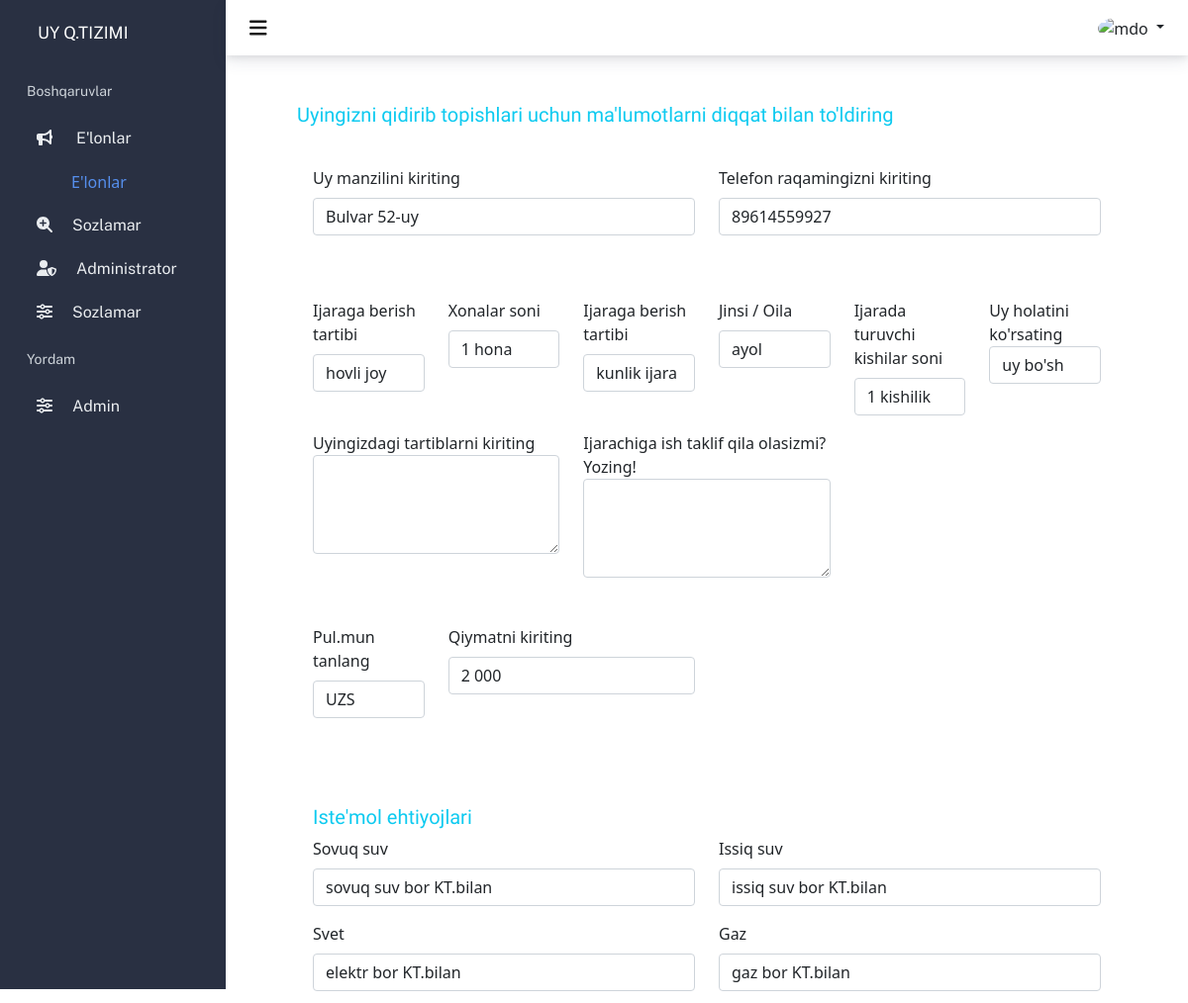
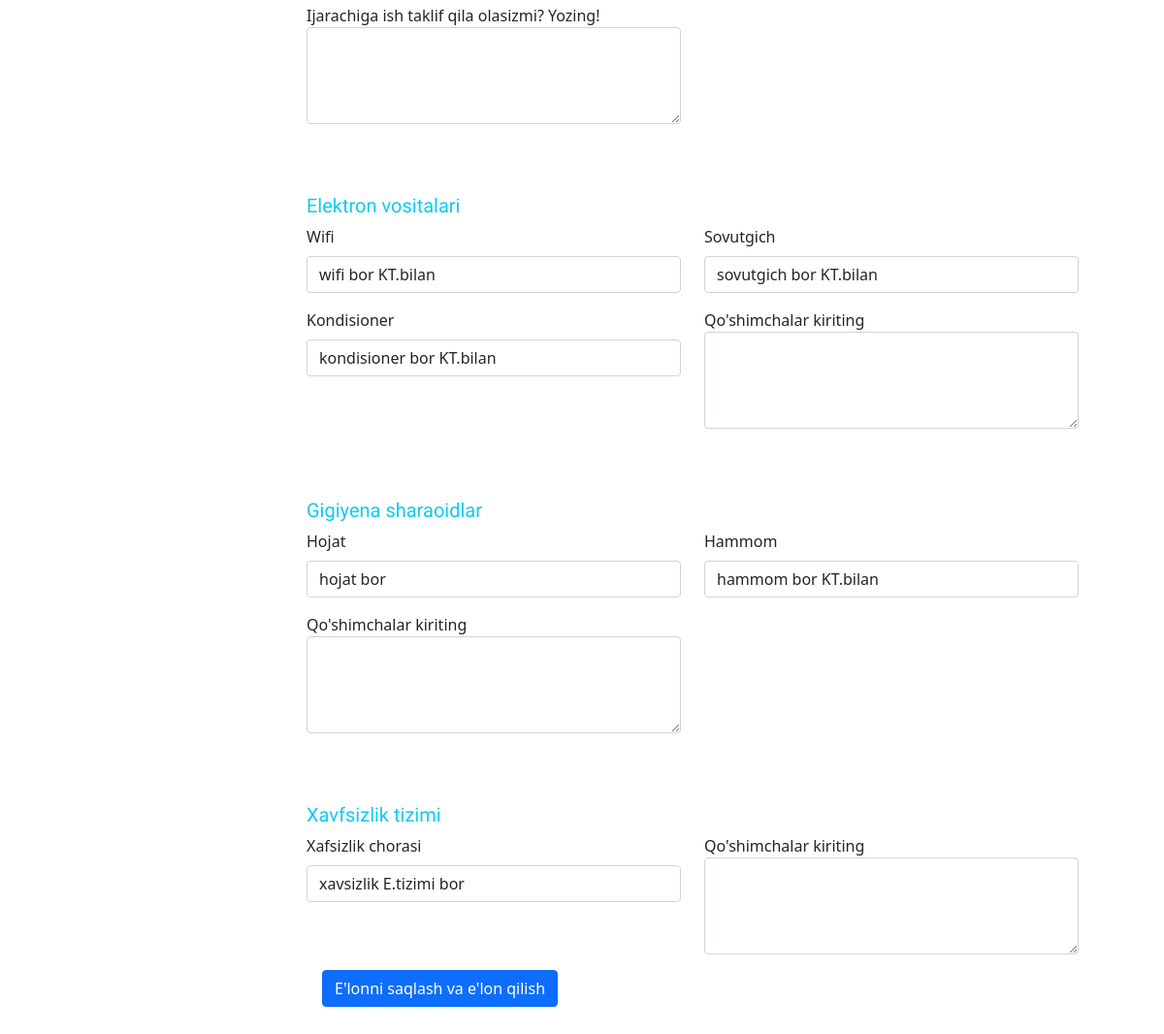
The app's page /admin-announcements-update/1/ with its own data (2 pictures, top to bottom).
### search/models.py (models this page shows, shortened)
class Announcement(models.Model):
    user = models.ForeignKey(Householder, on_delete = models.CASCADE)
    region = models.CharField(max_length=300)
    address = models.CharField(max_length=100)
    phone_numer = models.CharField(max_length=20, verbose_name="Telefon raqam")
    mode = models.CharField(max_length=200)
    kimlar = models.CharField(max_length=200)
    kishilar = models.CharField(max_length=200)
    topshirilgan = models.CharField(max_length=200)
    moneyc = models.CharField(max_length=200)
    floor = models.CharField(max_length=200)
    floormany = models.CharField(max_length=200, blank=True)
    rooms = models.CharField(max_length=200)
    money = models.CharField(max_length=100, verbose_name="Pul muomilasini kiriting")
    tartiblar = models.TextField(verbose_name="Uyingizdagi tartiblarni kiriting")
    ish = models.TextField(verbose_name="Ijarachiga ish taklif qila olasizmi")
    sovuq_suv = models.CharField(max_length=200)
    issiq_suv = models.CharField(max_length=200)
    svet = models.CharField(max_length=200)
    gaz = models.CharField(max_length=200)
    additional2 = models.TextField(verbose_name="Qo'shimcha kiriting")
    wifi = models.CharField(max_length=200)
    sovutgich = models.CharField(max_length=200)
    kondisioner = models.CharField(max_length=200)
    additional3 = models.TextField(verbose_name="Qo'shimcha kiriting")
    hammom = models.CharField(max_length=200)
    additional4 = models.TextField(verbose_name="Qo'shimcha kiriting")
    xafsiz = models.CharField(max_length=200)
    additional5 = models.TextField(verbose_name="Qo'shimcha kiriting")
    likes = models.ManyToManyField(User, related_name='announcement_like', blank=True)
    geolocaion = models.CharField(max_length=500)
    class Meta:
        verbose_name = "1. E'lonlar"
        verbose_name_plural = "1. E'lonlar"

### administrator/views.py (the view)
# urls.py: path('admin-announcements-update/<int:pk>/', views.admin_announcements_update, name='admin_announcements_update'),
def admin_announcements_update(request, pk):
    room = Rooms.objects.all()
    floors = Floor.objects.all()
    announcements = get_object_or_404(Announcement, pk=pk)
    form = AnnouncementUpdate(request.POST or None, instance=announcements)
    if form.is_valid():
        form.save()
        return redirect('admin_announcements')
    context = {"form": form, "room": room, "floors": floors}
    return render(request, 'administrator/admin_announcements_update.html', context)

### administrator/templates/administrator/admin_announcements_update.html (shortened to what this page needs)
{% extends 'administrator/base_admin.html' %}
 {% load static %}
{% block elon %}
<div id="accordion">
<li class="collapse_list" data-toggle="collapse" data-target="#collapseOne" aria-expanded="true" aria-controls="collapseOne">
<i class="fas fa-bullhorn"></i></i>
<span class="text_collapse">E'lonlar</span> </li>
<div id="collapseOne" class="collapse show" aria-labelledby="headingOne" data-parent="#accordion">
<ul class="small_menu">
<a href="{% url 'admin_announcements' %}"><li style="color: #568fed;">E'lonlar</li></a>
</ul>
</div>
</div>
{% endblock %}
{% block administrator %}
<div id="accordion">
<li class="collapse_list" data-toggle="collapse" data-target="#collapseThree" aria-expanded="true" aria-controls="collapseOne"><i class="fas fa-user-shield"></i><span class="text_collapse">Administrator</span> </li>
</div>
{% endblock %}
{% block container %}
<div class="container-fluid">
<form method='POST' action="" enctype="multipart/form-data">
<div class="container-fluid mt-5">
<div class="container">
<div class="row">
<div class="col-lg-12">
<div class="baxodir_account_card bg-white">
<div class="baxodir_account_card_header">
<h5 class="card-title text-info baxodir_account_standart_text_bold">Uyingizni qidirib topishlari uchun ma'lumotlarni diqqat bilan to'ldiring</h5>
</div>
<div class="card-body">
<div class="row">
<fieldset class="mt-3">
<div class="row">
    <div class="col-lg-6">
    <div class="mb-3">
    <label for="exampleInputEmail1" class="form-label">Uy manzilini kiriting</label>
    {{ form.address }}
    </div>
    </div>
    <div class="col-lg-6">
    <div class="mb-3">
    <label for="exampleInputEmail1" class="form-label">Telefon raqamingizni kiriting</label>
    {{ form.phone_numer }}
    </div>
    </div>
</div>
</fieldset>
<fieldset class="mt-5">
<div class="row">
    <div class="col-lg-2">
    <div class="mb-3">
    <label for="exampleInputEmail1" class="form-label">Ijaraga berish tartibi</label>
    {{ form.floor }}
    </div>
    </div>
    <div class="col-lg-2">
    <div class="mb-3">
    <label for="exampleInputEmail1" class="form-label">Xonalar soni</label>
    {{form.rooms}}
    </div>
    </div>
    <div class="col-lg-2">
    <div class="mb-3">
    <label for="exampleInputEmail1" class="form-label">Ijaraga berish tartibi</label>
    {{ form.mode }}
    </div>
    </div>
    <div class="col-lg-2">
    <div class="mb-3">
    <label for="exampleInputEmail1" class="form-label">Jinsi / Oila</label>
    {{ form.kimlar }}
    </div>
    </div>
    <div class="col-lg-2">
    <div class="mb-3">
    <label for="exampleInputEmail1" class="form-label">Ijarada turuvchi kishilar soni</label>
    {{ form.kishilar }}
    </div>
    </div>
    <div class="col-lg-2">
    <div class="mb-3">
    <label>Uy holatini ko'rsating</label>
    {{ form.topshirilgan }}
    </div>
    </div>
    <div class="col-lg-4">
    <label for="floatingTextarea">Uyingizdagi tartiblarni kiriting</label>
    <div class="form-floating">
   {{form.tartiblar}}
    </div>
    </div>
    <div class="col-lg-4">
    <label for="floatingTextarea">Ijarachiga ish taklif qila olasizmi? Yozing!</label>
    <div class="form-floating">
    {{form.ish}}
    </div>
    </div>
</div>
</fieldset>
  <fieldset class="mt-5">
  <div class="row">
  <div class="col-lg-2">
  <div class="mb-3">
  <label  class="form-label">Pul.mun tanlang</label>
  {{form.moneyc}}
  </div>
  </div>
  <div class="col-lg-4">
  <div class="mb-3">
  <label  class="form-label">Qiymatni kiriting</label>
  {{form.money}}
  </div>
  </div>
    </div>
  </fieldset>
  <fieldset class="mt-5">
  <div class="row">
  <div class="baxodir_account_card_header mt-4">
  <h5 class="card-title text-info baxodir_account_standart_text_bold">Iste'mol ehtiyojlari</h5>
  </div>
  <div class="col-lg-6">
  <div class="mb-3">
  <label  class="form-label">Sovuq suv</label>
  {{form.sovuq_suv}}
  </div>
  </div>
  <div class="col-lg-6">
  <div class="mb-3">
  <label  class="form-label">Issiq suv</label>
  {{form.issiq_suv}}
  </div>
  </div>
  <div class="col-lg-6">
  <div class="mb-3">
  <label  class="form-label">Svet</label>
  {{form.svet}}
  </div>
  </div>
  <div class="col-lg-6">
  <div class="mb-3">
  <label  class="form-label">Gaz</label>
  {{form.gaz}}
  </div>
  </div>
 <div class="col-lg-6">
    <label for="floatingTextarea">Ijarachiga ish taklif qila olasizmi? Yozing!</label>
    <div class="form-floating">
    {{form.additional2}}
    </div>
 </div>
  </div>
  </fieldset>
  <fieldset class="mt-5">
  <div class="row">
  <div class="baxodir_account_card_header mt-4">
  <h5 class="card-title text-info baxodir_account_standart_text_bold">Elektron vositalari</h5>
  </div>
  <div class="col-lg-6">
  <div class="mb-3">
  <label  class="form-label">Wifi</label>
  {{form.wifi}}
  </div>
  </div>
  <div class="col-lg-6">
  <div class="mb-3">
  <label  class="form-label">Sovutgich</label>
  {{form.sovutgich}}
  </div>
  </div>
  <div class="col-lg-6">
  <div class="mb-3">
  <label  class="form-label">Kondisioner</label>
  {{form.kondisioner}}
  </div>
  </div>
  <div class="col-lg-6">
  <label for="floatingTextarea">Qo'shimchalar kiriting</label>
  <div class="form-floating">
  {{form.additional3}}
  </div>
  </div>
  </div>
  </fieldset>
  <fieldset class="mt-5">
  <div class="row">
  <div class="baxodir_account_card_header mt-4">
  <h5 class="card-title text-info baxodir_account_standart_text_bold">Gigiyena sharaoidlar</h5>
  </div>
  <div class="col-lg-6">
  <div class="mb-3">
  <label  class="form-label">Hojat</label>
  {{form.hojat}}
  </div>
  </div>
  <div class="col-lg-6">
  <div class="mb-3">
  <label  class="form-label">Hammom</label>
  {{form.hammom}}
  </div>
  </div>
  <div class="col-lg-6">
  <label for="floatingTextarea">Qo'shimchalar kiriting</label>
  <div class="form-floating">
  {{form.additional4}}
  </div>
  </div>
  </div>
  </fieldset>
  <fieldset class="mt-5">
  <div class="row">
  <div class="baxodir_account_card_header mt-4">
  <h5 class="card-title text-info baxodir_account_standart_text_bold">Xavfsizlik tizimi</h5>
  </div>
  <div class="col-lg-6">
  <div class="mb-3">
  <label  class="form-label">Xafsizlik chorasi</label>
  {{form.xafsiz}}
  </div>
  </div>
  <div class="col-lg-6">
  <label for="floatingTextarea">Qo'shimchalar kiriting</label>
  <div class="form-floating">
  {{form.additional5}}
  </div>
  </div>
  </div>
  </fieldset>
</div>
<button type='submit' class="btn btn-primary m-3">E'lonni saqlash va e'lon qilish</button>
</div>
</div>
</div>
</div>
</div>
</div>
</form>
</div>
{% endblock %}

### static/style/admin.css (style rules this page uses)
.baxodir_account_standart_text_bold { font-family: 'Baloo Chettan 2', cursive; }
.small_menu { margin-left: 13px; }
.small_menu li { padding-top: 10px; padding-bottom: 10px; color: #ced4da; list-style-type: none; }
.collapse_list { font-family: 'Public Sans', sans-serif; padding: 10px; list-style-type: none; color: #e9ecef; }
.text_collapse { margin-left: 20px; }
a { text-decoration: none; }

### records on screen
Announcement: address "Bulvar 52-uy", phone_numer "89614559927", floor "hovli joy", rooms "1 hona", mode "kunlik ijara", kimlar "ayol", kishilar "1 kishilik", topshirilgan "uy bo'sh", moneyc "UZS", money "2 000", sovuq_suv "sovuq suv bor KT.bilan", issiq_suv "issiq suv bor KT.bilan", svet "elektr bor KT.bilan", gaz "gaz bor KT.bilan", wifi "wifi bor KT.bilan", sovutgich "sovutgich bor KT.bilan", kondisioner "kondisioner bor KT.bilan", hammom "hammom bor KT.bilan", xafsiz "xavsizlik E.tizimi bor"
